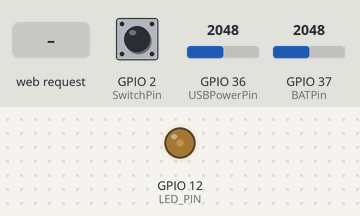
A program run on a simulated ESP32. On the bench: output pins drawn as LEDs (lit = HIGH). The inputs (shaded band) are chosen by the test bench; at power-on: GPIO 2 (SwitchPin) HIGH, GPIO 36 (USBPowerPin) = 2048, GPIO 37 (BATPin) = 2048. What the program prints to the serial monitor is not drawn.

Above: at 1.3 s.
1.4 s: HTTP request GET /setMode?value=1 received
At 2.4 s:
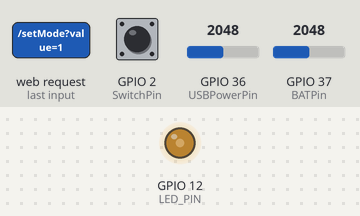
2.9 s: GPIO 2 (SwitchPin) pulled LOW for 1 s
At 3.3 s:
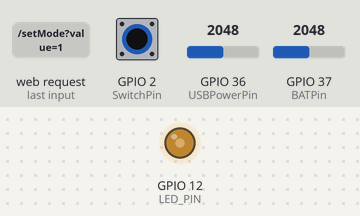
At 3.91 s:
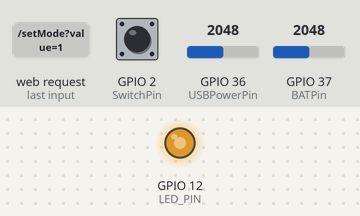
5.9 s: GPIO 36 (USBPowerPin) set to 2472
8.9 s: GPIO 36 (USBPowerPin) set to 2571
14.9 s: HTTP request GET /setMode?value=ENABLED received
Timing chart, 0 to 17.4 s (numbered marks = the images above; inputs shaded):
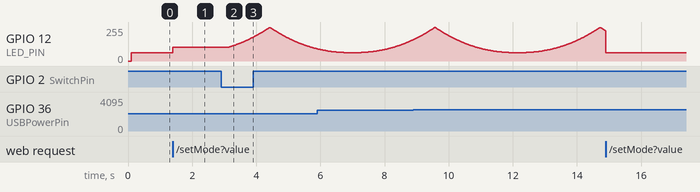

The program:

main.cpp
```cpp
#include <Arduino.h>
#include <WiFi.h>
#include <esp_wifi.h>
#include <ESPAsyncWebServer.h>
//全局参数
#define LEDC_CHANNEL_0     0
#define LEDC_TIMER_8_BIT   12
#define LEDC_BASE_FREQ     8191//只给了14bit
#define LED_PIN            12
#define Debug            1  // 1开启打印日志和超控，0关闭
#define SAMPLE_COUNT       10  // 采样次数

portMUX_TYPE mux = portMUX_INITIALIZER_UNLOCKED; // 定义一个多核锁

const char* ssid     = "德克萨斯的源石剑-B";
const char* password = "";
// 引脚定义
unsigned int SwitchPin = 2, USBPowerPin = 36,BATPin=37;
// 全局变量
bool USBPowerState = false,KeyAvailable=true;
unsigned int Mode = 0, Temp_mode = 0;
unsigned long lastLogTime = 0;
int USBpower=0;
float BATvotage=0;
int brightness = 128;
int fadeAmount = 1;

AsyncWebServer server(80);

// LED PWM 控制
void ledcAnalogWrite(uint8_t channel, uint32_t value, uint32_t valueMax = 255) {
  uint32_t duty = map(value, 0, valueMax, 0, 4095);
  duty = pow((float)duty / 4095.0, 2.2) * 4095;
  duty = map(duty,0,4095,1000,4095);
  ledcWrite(channel, duty);
}

// 按键中断处理函数
volatile bool isLongPress = false;  // 记录是否已触发长按
volatile bool buttonHeld = false;   // 按键是否被按住
hw_timer_t *pressTimer = NULL;      // 定时器

#define LONG_PRESS_TIME 250 // 250ms 作为长按阈值

void IRAM_ATTR handleLongPress() {
  if (KeyAvailable==false) return;

  if (buttonHeld) {  // 只有按住时才触发
    isLongPress = true;
    if (Mode >= 1 && Mode <= 2) {
      Mode = (Mode % 2) + 1;  // 1 → 2  → 1 循环（闪烁为WEB ONLY）
    }
  }
}

void IRAM_ATTR handleButtonPress() {
  if (KeyAvailable==false) return;
  static unsigned long pressStartTime = 0;
  unsigned long currentTime = millis();

  if (!buttonHeld) {
    buttonHeld = true;
    isLongPress = false; // 重置长按状态
    pressStartTime = currentTime;
    timerAlarmWrite(pressTimer, LONG_PRESS_TIME * 1000, false); // 250ms 后触发
    timerRestart(pressTimer);
    timerAlarmEnable(pressTimer);
  } else {
    unsigned long pressDuration = currentTime - pressStartTime;
    buttonHeld = false;
    timerAlarmDisable(pressTimer); // 释放按键后禁用定时器

    if (!isLongPress) {  // 如果长按已经触发，就不执行短按逻辑
      if (Mode != 0) {
        Mode = 0;
      } else if (Mode == 0) {
        Mode = 1;
      }
    }
  }
}
// ------- 电池电压采样函数（带滤波） -------
float readBatteryVoltage() {
  long sum = 0;
  for(int i = 0; i < SAMPLE_COUNT; i++){
    sum += analogRead(BATPin);
    delayMicroseconds(200); // 小延时让 ADC 更稳定
  }

  float voltage = (sum / SAMPLE_COUNT) * 3.3f / 4095.0f * 2.0f;
  return voltage;
}

void setup() {
  pressTimer = timerBegin(1, 80, true);
  timerAttachInterrupt(pressTimer, &handleLongPress, true);

  Serial.begin(115200);
  Serial.println();
  Serial.println("正在配置热点...");

  pinMode(SwitchPin, INPUT);
  attachInterrupt(digitalPinToInterrupt(SwitchPin), handleButtonPress, CHANGE);

  WiFi.softAP(ssid, password);
  IPAddress myIP = WiFi.softAPIP();
  esp_wifi_set_max_tx_power(WIFI_POWER_11dBm);
  Serial.print("AP IP地址: ");
  Serial.println(myIP);

server.on("/", HTTP_GET, [](AsyncWebServerRequest *request) {
String html = R"rawliteral(
<!DOCTYPE html>
<html>
<head>
<meta charset="UTF-8">
<meta name="viewport" content="width=device-width, initial-scale=1">
<title>ESP32 LED 控制</title>
<style>
body {
  font-family: Arial, sans-serif;
  margin: 0; padding: 20px;
  background: #f2f2f2;
}

h1 { font-size: 26px; margin-bottom: 15px; }

button {
  font-size: 18px; padding: 10px 14px;
  margin: 6px; border: none;
  border-radius: 6px; cursor: pointer;
  background: #2196F3; color: white;
}
button:active { background: #0b7dda; }

input[type="range"] {
  width: 100%;
  margin-top: 5px;
}

.status-box {
  background: white;
  padding: 12px;
  border-radius: 10px;
  box-shadow: 0 2px 5px rgba(0,0,0,0.15);
  margin-bottom: 20px;
  line-height: 1.6;
  font-size: 18px;
}
</style>
</head>
<body>

<h1>ESP32 LED 控制</h1>

<div class="status-box">
<p>模式: <strong><span id="currentMode">--</span></strong></p>
<p>电池电压: <strong><span id="batteryVoltage">--</span> V</strong></p>
<p>USB状态: <strong><span id="usbState">--</span></strong></p>
<p>实体按键: <strong><span id="keyStatus">启用</span></strong></p>
</div>

<button onclick="setMode(0)">关闭</button>
<button onclick="setMode(1)">开启</button>
<button onclick="setMode(2)">呼吸</button>
<button onclick="setMode(3)">闪烁</button>

<p>亮度:</p>
<input type="range" min="0" max="255" value="128" id="brightnessRange"
       onchange="setBrightness(this.value)" disabled>

<hr>

<button onclick="toggleKey()" id="keyBtn">禁用实体按键</button>

<script>
function setMode(mode) {
  fetch('/setMode?value=' + mode);
  document.getElementById("currentMode").innerText = mode;

  document.getElementById("brightnessRange").disabled = !(mode === 1 || mode === 3);
}

function setBrightness(value) {
  fetch('/brightness?value=' + value);
}

function toggleKey() {
  fetch('/toggleKey')
    .then(response => response.text())
    .then(state => {
      if (state === "ENABLED") {
        document.getElementById("keyStatus").innerText = "启用";
        document.getElementById("keyBtn").innerText = "禁用实体按键";
      } else {
        document.getElementById("keyStatus").innerText = "禁用";
        document.getElementById("keyBtn").innerText = "启用实体按键";
      }
    });
}

// ---- 自动刷新状态，每秒从 /status 拉取 ----
setInterval(() => {
  fetch('/status')
    .then(response => response.json())
    .then(data => {
      document.getElementById("currentMode").innerText = data.mode;
      document.getElementById("batteryVoltage").innerText = data.battery.toFixed(2);
      document.getElementById("usbState").innerText = data.usb ? "插入" : "拔出";
    });
}, 1000);

</script>

</body>
</html>
)rawliteral";

    request->send(200, "text/html", html);
});

  // ---- 修改 LED 模式 ----
  server.on("/setMode", HTTP_GET, [](AsyncWebServerRequest *request) {
    if (request->hasParam("value")) {
      Mode = request->getParam("value")->value().toInt();
      Serial.printf("模式设置: %d\n", Mode);
      if (Mode == 2) brightness = 0;
    }
    request->send(200, "text/plain", "OK");
  });

  // ---- 修改亮度 ----
  server.on("/brightness", HTTP_GET, [](AsyncWebServerRequest *request) {
    if (request->hasParam("value")) {
      brightness = request->getParam("value")->value().toInt();
      if (Mode == 1 || Mode == 3) {
        ledcAnalogWrite(LEDC_CHANNEL_0, brightness);
      }
    }
    request->send(200, "text/plain", "OK");
  });
  // ---- 按键启用 ----
  server.on("/toggleKey", HTTP_GET, [](AsyncWebServerRequest *request) {
    KeyAvailable = !KeyAvailable;
    Serial.printf("实体按键状态: %s\n", KeyAvailable ? "启用" : "禁用");
    request->send(200, "text/plain", KeyAvailable ? "ENABLED" : "DISABLED");
  });
  // ---- 状态接口(JSON) ----
  server.on("/status", HTTP_GET, [](AsyncWebServerRequest *request) {
    String json = "{";
    json += "\"mode\":" + String(Mode) + ",";
    json += "\"battery\":" + String(BATvotage, 2) + ",";
    json += "\"usb\":" + String(USBPowerState);
    json += "}";

    request->send(200, "application/json", json);
  });

  server.begin();

  pinMode(12, INPUT_PULLUP);
  delay(100);
  pinMode(12, OUTPUT);

  ledcSetup(LEDC_CHANNEL_0, LEDC_BASE_FREQ, LEDC_TIMER_8_BIT);
  ledcAttachPin(LED_PIN, LEDC_CHANNEL_0);
}


void loop() {
if (millis() - lastLogTime >= 500) {
  lastLogTime = millis();  // 先更新时间，避免累积误差

  // USB判定，直接布尔表达
  USBpower = analogRead(USBPowerPin);
  USBPowerState = (USBpower > 2500);

  // 调用滤波函数获取平滑电压
  BATvotage = readBatteryVoltage();

  // 串口日志输出（可关闭）
  if (Debug) {
    Serial.printf(
      "模式:%d | 亮度:%d | 电压:%.2fV | USB:%s\n",
      Mode, brightness, BATvotage,
      USBPowerState ? "插入" : "拔出"
    );
  }
}

  if (USBPowerState&&!Debug)
  {
    Mode=0;
  }
  switch (Mode) {
    case 0:
      ledcAnalogWrite(LEDC_CHANNEL_0, 0);
      break;
    case 1:
      ledcAnalogWrite(LEDC_CHANNEL_0, brightness);
      break;
    case 2:
      brightness += fadeAmount;
      if (brightness <= 0 || brightness >= 254) fadeAmount = -fadeAmount;
      ledcAnalogWrite(LEDC_CHANNEL_0, brightness);
      delay(10);
      break;
    case 3:
      ledcAnalogWrite(LEDC_CHANNEL_0, brightness);
      delay(50);
      ledcAnalogWrite(LEDC_CHANNEL_0, 0);
      delay(50);
      break;
    }
  }
```

Measured:
- after the input at 1.4 s, GPIO 12 (LED_PIN): 62/255 → 104/255 at once
- after the input at 2.9 s, GPIO 12 (LED_PIN): rises from 104/255 to 253/255 in 1.3 s, then falls to 91/255 in 1.5 s
